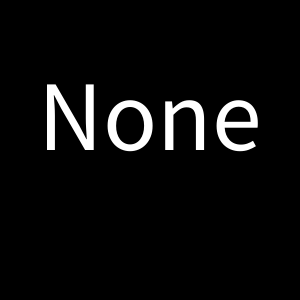
Frame 1 (no input)
Frame 60 (the mouse pressed at the canvas centre just before this capture): identical to frame 1, image omitted
Frame 120 (the mouse held since frame 60 and released just before this capture): identical to frame 1, image omitted

The Processing sketch that drew this single still picture (run headless with seeded random() and noise(); from frame 60 on, the mouse is pressed at the canvas centre):

// Processing sketch: ex04_01_13_a
// ── ex04_01_13_a.pde
// 세 개의 문자(a, b, c) 입력 및 출력1

void setup() {
  size(300, 300);
  textSize(100);
  textAlign(CENTER);
}

void draw() {
  background(0);
  if (key == 'a') {
    text('a', width/2, height/2);
  } else if (key == 'b') {
    text('b', width/2, height/2);
  } else if (key == 'c') {
    text('c', width/2, height/2);
  } else {
    text("None", width/2, height/2);
  }
}
